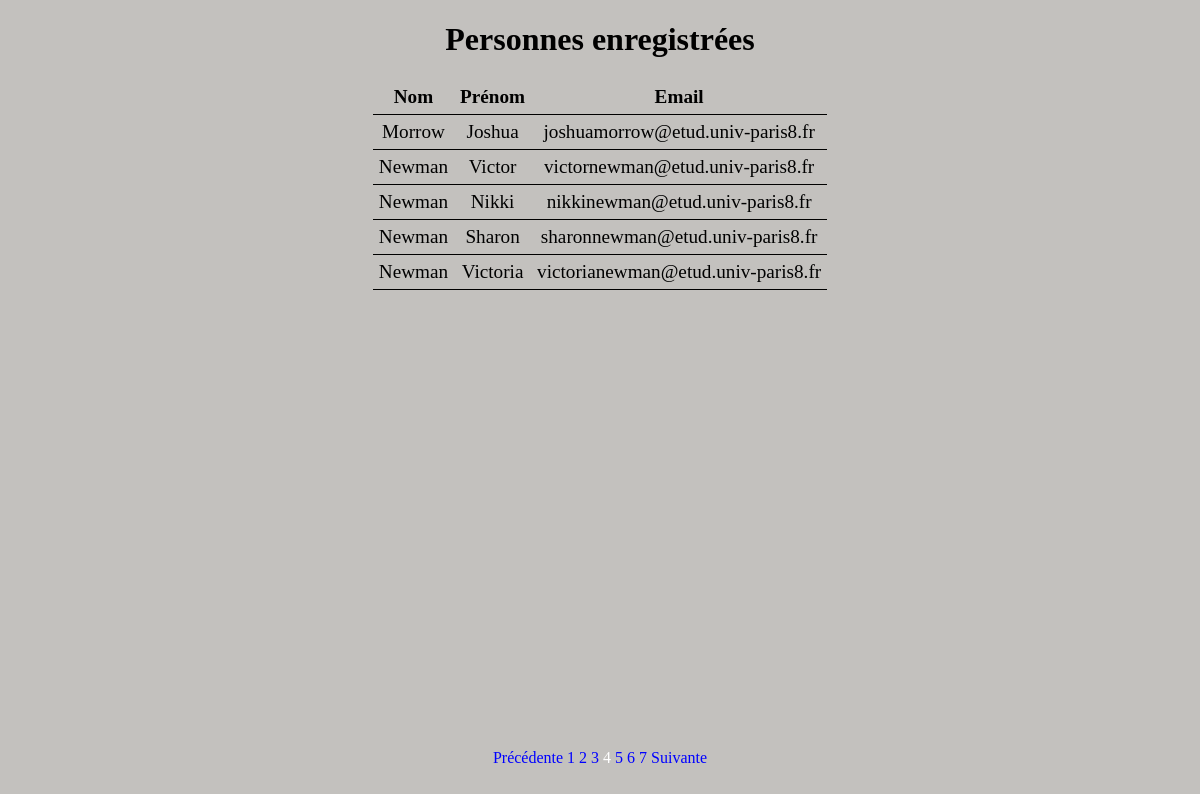
/?page=4, run on the app's committed database.
### tables this page shows
CREATE TABLE `personnes` (
  `nom` varchar(50) NOT NULL,
  `prenom` varchar(50) NOT NULL,
  `email` varchar(50) NOT NULL
);

### index.php (the view, shortened to what this page needs)
<?php
  if(isset($_GET['page']) && !empty($_GET['page'])){
    $currentPage = (int) strip_tags($_GET['page']);
  } else {
    $currentPage = 1;
  }
  require_once('connect.php');
  $result = $database->query('SELECT COUNT(*) AS nbPersonnes FROM `personnes`')->fetch();
  $nbPersonnes = (int) $result['nbPersonnes'];
  $personnesDisplayed = 5;
  $pages = ceil($nbPersonnes/$personnesDisplayed);
  $first = ($currentPage * $personnesDisplayed) - $personnesDisplayed;
  $query = $database->prepare('SELECT * FROM `personnes` LIMIT :first, :personnesDisplayed;');
  $query->bindValue(':first', $first, PDO::PARAM_INT);
  $query->bindValue(':personnesDisplayed', $personnesDisplayed, PDO::PARAM_INT);
  $query->execute();
  $personnes = $query->fetchAll(PDO::FETCH_ASSOC);
?>
<!DOCTYPE html>
<html lang="fr">
  <head>
    <link rel="stylesheet" href="css/style.css">
  </head>
  <body>
    <center>
      <h1>Personnes enregistrées</h1>
      <table>
        <thead>
          <th>Nom</th>
          <th>Prénom</th>
          <th>Email</th>
        </thead>
        <tbody>
          <?php
            foreach($personnes as $personne){
          ?>
            <tr>
              <td><?= $personne['nom'] ?></td>
              <td><?= $personne['prenom'] ?></td>
              <td><?= $personne['email'] ?></td>
            </tr>
          <?php
          }
          ?>
        </tbody>
      </table>
    </center>
    <div class="pages">
      <?php if ($currentPage != 1){ ?>
        <a href="./?page=<?= $currentPage - 1 ?>">Précédente</a>
      <?php } ?>
      <?php for($page = 1; $page <= $pages; $page++){ ?>
          <a href="./?page=<?= $page ?>" class="page-link <?= ($currentPage == $page) ? "active" : "" ?>"><?= $page ?></a>
      <?php } ?>
      <?php if ($currentPage != $pages){ ?>
        <a href="./?page=<?= $currentPage + 1 ?>" class="page-link">Suivante</a>
      <?php } ?>
    </div>
  </body>
</html>

### css/style.css (style rules this page uses)
body { background-color: rgb(195, 193, 190); }
.pages { position: fixed; left: 50%; bottom: 3%; transform: translate(-50%, -50%); margin: 0 auto; }
a { text-decoration: none; color: blue; }
.page-link.active { color: white; text-decoration: none; }
table { border-collapse: collapse; }
tr { border-bottom: 1pt solid black; }
td, th { text-align: center; padding: 6px; font-size:larger; }

### data on the page
personnes: nom "Morrow", prenom "Joshua", email "joshuamorrow@etud.univ-paris8.fr"
personnes: nom "Newman", prenom "Victor", email "victornewman@etud.univ-paris8.fr"
personnes: nom "Newman", prenom "Nikki", email "nikkinewman@etud.univ-paris8.fr"
personnes: nom "Newman", prenom "Sharon", email "sharonnewman@etud.univ-paris8.fr"
personnes: nom "Newman", prenom "Victoria", email "victorianewman@etud.univ-paris8.fr"
